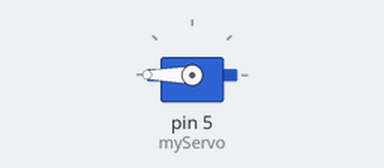
The sketch below on a simulated Arduino Uno, built with avr-gcc and run on an emulated ATmega328P. Shown: servo.

Above: at 0.1 s.
Timing chart, 0 to 130.0 s (numbered marks = the images above):
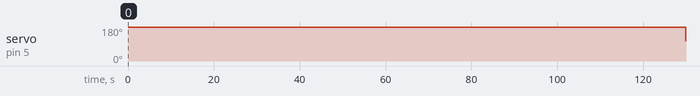

The sketch:

sevo.ino
```cpp
#include <Servo.h>
Servo myServo;

int pos=0;
void setup() {
  // put your setup code here, to run once:
myServo.attach(5);

}

void loop() {
  // put your main code here, to run repeatedly:
  for(pos=0;pos<=180;pos+=1)
  myServo.write(pos);
  delay(15);
   for(pos=0;pos>=180;pos-=1)
  myServo.write(pos);
  delay(15);


}
```

Measured:
- by itself, servo on pin 5 (myServo): 180° → 107° at 130 s
